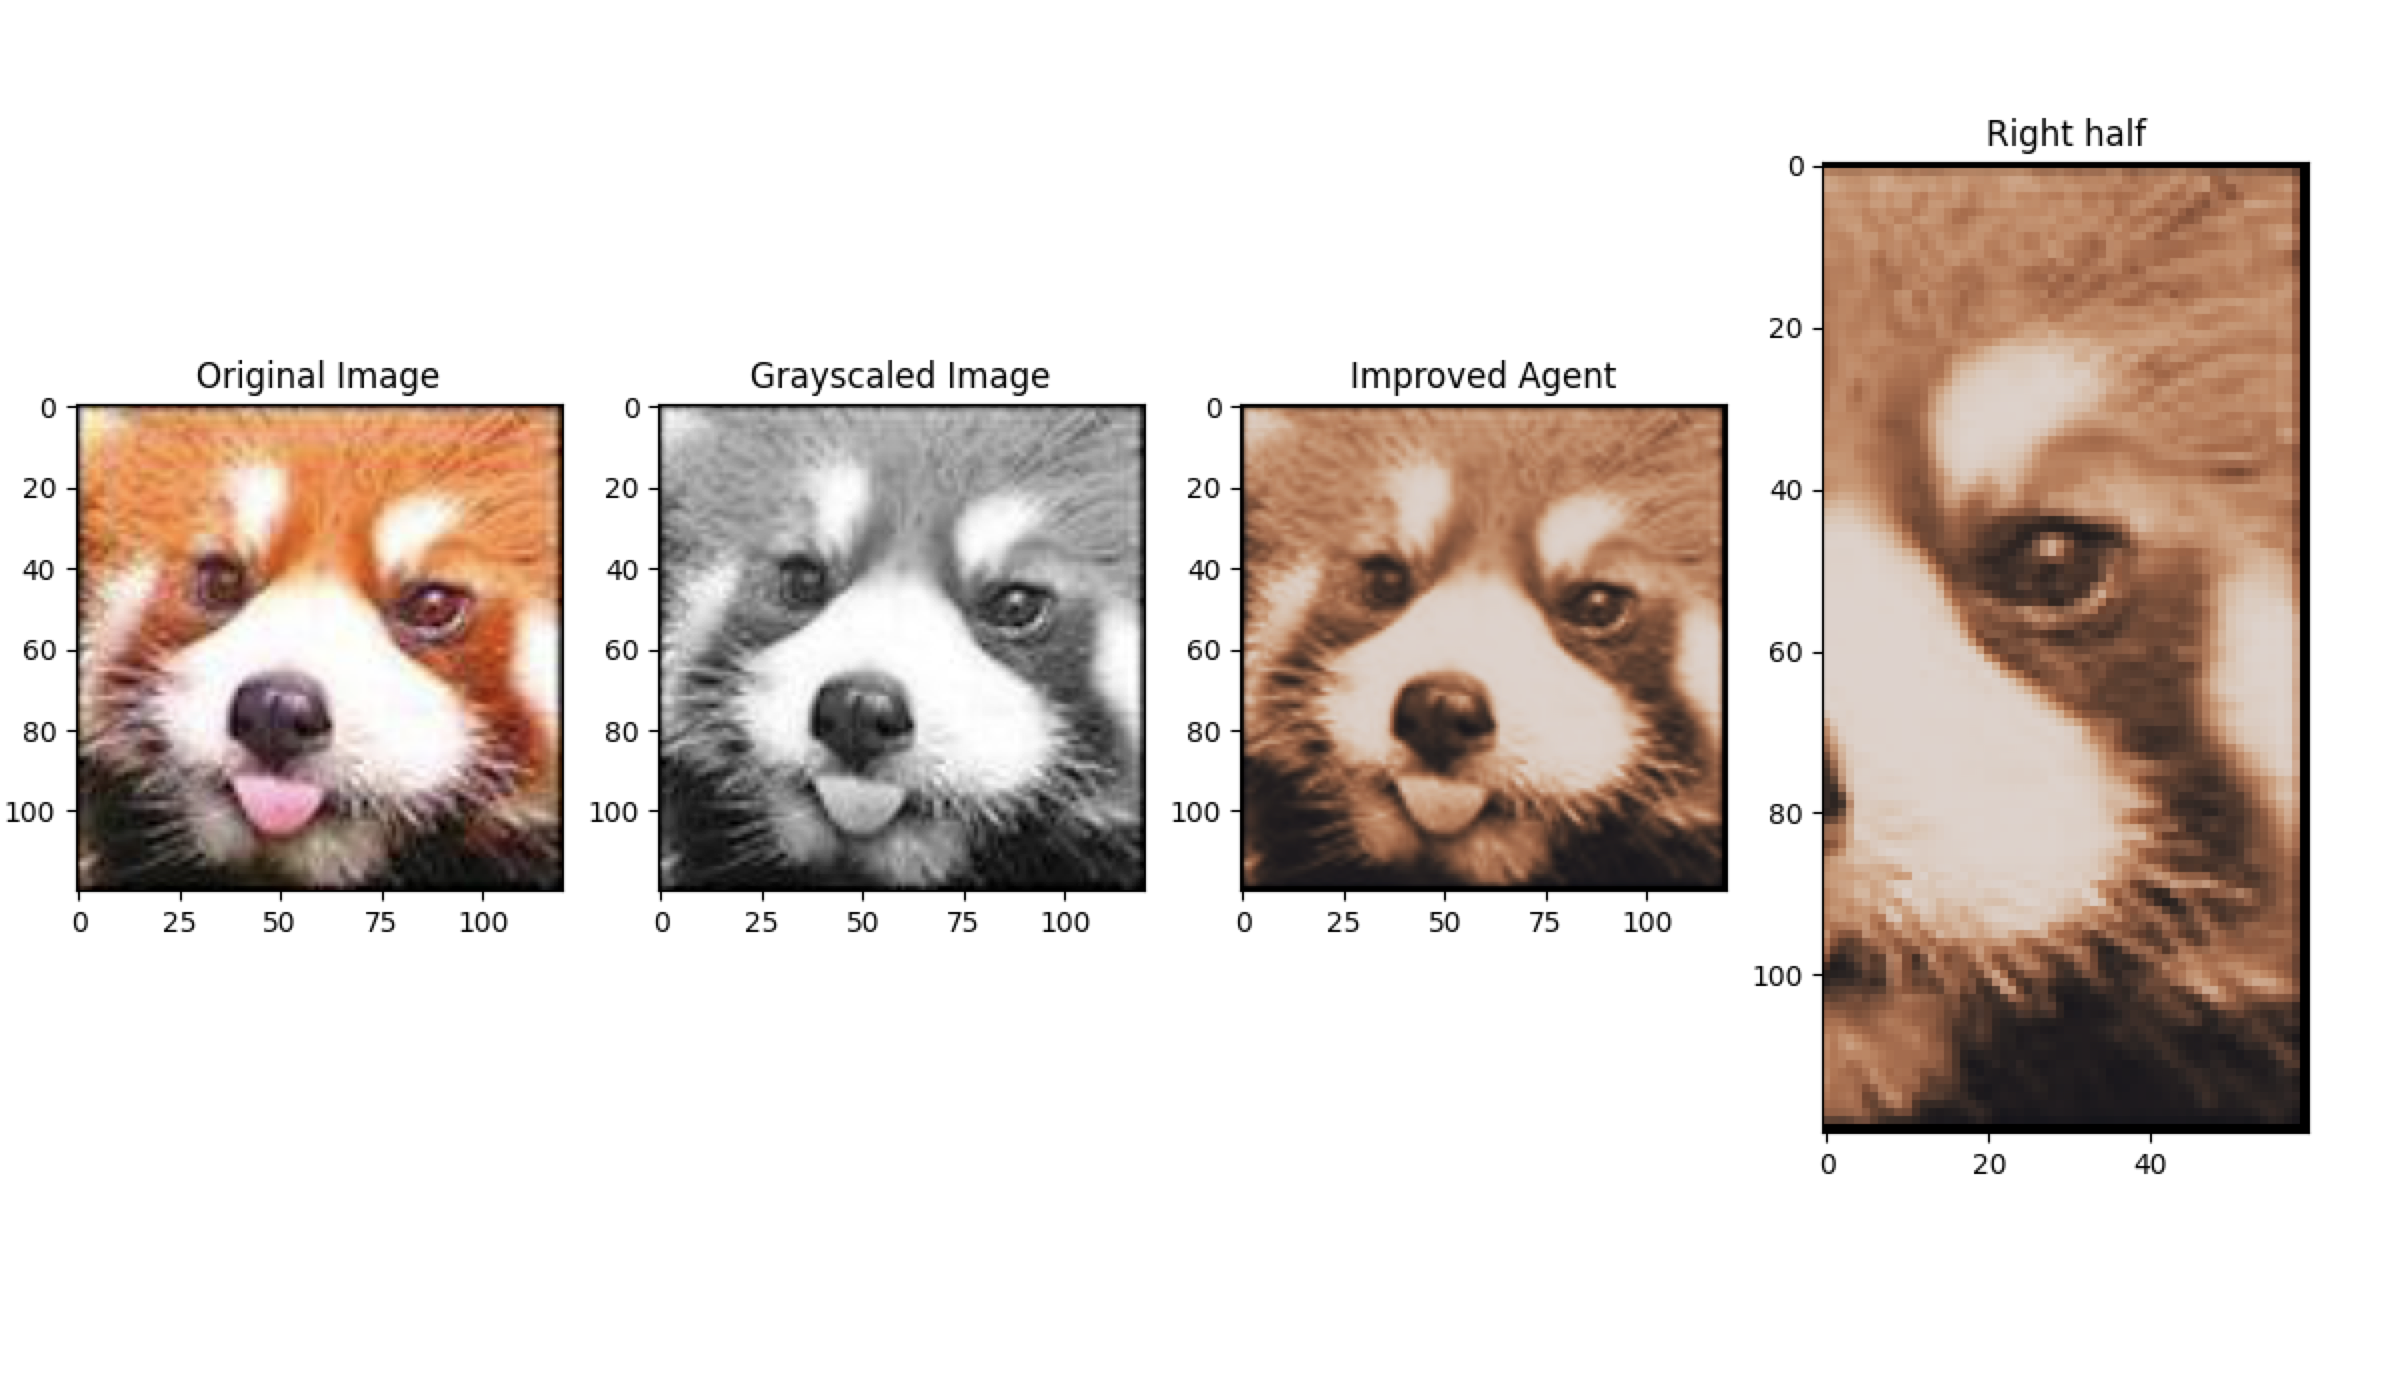

This figure's Python source:
######################## Created by Sriya Vudata (sv520) #########################

########### Import Statements ############
from random import uniform
from random import randint
import numpy as np
import math
from matplotlib import pyplot
from neuralnet import Node, Layer
##################### Common Functions (between agents) ########################

# converts the given image vector into a grayscale image
def grayscale(img):
    return np.dot(img[...,:3], [0.21, 0.72, 0.07])

############################# Improved Agent ##################################

# ## used in linear regression, which ended up not working and was thus not used
# def grad_descent(data, actual, epoch, alpha, in_dim, out_dim):
#     # initialize weight vector close to the zero vector (1x3)
#     w = np.array([uniform(0,0.01) for _ in range(in_dim[1])])
#     w[0] = w[0] * 5
#     # run the training through the data set epoch number of times
#     for _ in range(epoch):
#         mid = int(in_dim[0]/2)
#         # choose random index
#         r = randint(mid, len(data)-mid-1)
#         c = randint(mid, len(data[0])-mid-1)
#         print("(r,c) = " + str((r,c)))
#         print("w = " + str(w))
#         # get the X matrix of gray values
#         X = data[np.ix_(list(range(r-mid,r+mid+1)),list(range(c-mid,c+mid+1)))]
#         # compute the predicted color for l_img[r][c]
#         pred = np.matmul(w, X)
#         act = actual[r][c]
#         print("pred = " + str(pred))
#         print("act = " + str(act))
#         # compute the loss
#         mse = ((pred-act)**2).mean(axis=0)
#         print("MSE: " + str(mse))
#         # compute the partial difference
#         partial = 0
#         for i in range(len(pred)):
#             column = np.sum(X[:,i])
#             partial += (column*(pred[i]-act[i]))
#         partial *= (2/float(len(pred)))
#         #print("Partial = " + str(partial))
#         # compute new weight vector
#         w = w-(alpha*partial)
#     return w

## below is a neural network implementation using logistic regression

# gets weight vector and input data
def sigmoid(w, x):
    # dot sum the vectors
    # first add the bias term
    sum = w[-1]
    for i in range(len(x)):
        sum += (w[i]*x[i])
    # compute the sigmoid value
    sig = 1.0 + math.exp(-sum)
    return (1.0/sig)

# forward propogates the neural network
# nn: the neural network
# x: the given input data
def fwd_prop(nn, x):
    prev_out = x
    # iterate through each layer
    for l in nn:
        ins = []
        #print(prev_out)
        # iterate through each node in the layer and compute out
        for node in l.nodes:
            node.out = sigmoid( node.w, prev_out )
            ins.append(node.out)
        #ins.append(1)
        # set the previous layer's output as the current layer's input
        prev_out = ins
    # should return output of 1x3 vector
    return prev_out

# derivative function of sigmoid, used in backpropogation
def sig_der(out):
    return (1.0-out)*out

# backpropogation for training
# nn: the neural network
# y: actual output color
def back_prop(nn, y):
    # work our way backwards in the network
    for i in reversed(range(len(nn))):
        layer = nn[i]
        diff = []
        # if at the output layer, compute the first loss by iterating through nodes
        if i == len(nn)-1:
            for j in range(len(layer.nodes)):
                diff.append((layer.nodes[j].out-y[j]))
        # otherwise, use the derivative of the layer in front for each node
        else:
            for j in range(len(layer.nodes)):
                err = 0.0
                front_layer = nn[i+1]
                for node in front_layer.nodes:
                    err += (node.w[j]*node.derivative)
                diff.append(err)
        # for each node in layer, multiple accumulated error by sigma prime
        for j in range(len(layer.nodes)):
            node = layer.nodes[j]
            node.derivative = diff[j]*sig_der(node.out)

# updates the weights for each layer
# nn: the neural network
# x: input vector
# alpha: step size
def update_w(nn, x, alpha):
    for i in range(len(nn)):
        layer = nn[i]
        # update the bias separately
        # the first layer's inputs is the input vector
        ins = []
        if i == 0:
            ins = x[:-1]
        # otherwise the input to the layer is previous layer's output
        else:
            ins = [node.out for node in nn[i-1].nodes]
        # update each node in current layer
        for node in layer.nodes:
            for j in range(len(ins)):
                node.w[j] -= (alpha*node.derivative*ins[j])
            # update bias
            node.w[-1] -= (alpha*node.derivative)

# improved agent for colorization (currently using neural network)
def improved_agent(img, alpha, epoch):
    print("Running improved agent...")
    f, axes = pyplot.subplots(1,4)
    # display the original image
    axes[0].imshow(img)
    axes[0].set_title('Original Image')
    # display the grayscale image
    gray_img = grayscale(img)
    axes[1].imshow(gray_img, cmap='gray')
    axes[1].set_title('Grayscaled Image')
    # split the gray and original image into 2
    l_img, r_img = np.hsplit(img, 2)
    l_gr, r_gr = np.hsplit(gray_img, 2)

    # initialize the neural network as a list of layers
    # first hidden layer and output layer have 3 nodes for 3 color values
    # input: 1x9 vector
    # output: 1x3 vector
    nn = [None]*2
    nn[0] = Layer(n=20,inn=9)
    nn[1] = Layer(n=3,inn=20)
    # nn[2] = Layer(n=3, inn=10)
    for l in nn:
        for i in range(l.num_nodes):
            l.nodes[i] = Node(l.num_ins)

    ## TRAINING - using SGD
    for e in range(epoch):
        # choose random data point
        r = randint(1, len(l_gr)-2)
        c = randint(1, len(l_gr[0])-2)
        # 1x9 vector
        x_mat = l_gr[np.ix_(list(range(r-1,r+2)),list(range(c-1,c+2)))]
        x_flat = x_mat.flatten()
        x = np.multiply(x_flat,float(1/255))
        #x = np.append(x,1)
        #print("x: " + str(x))
        # actual color
        actual = np.multiply(l_img[r][c],float(1/255))
        # get the predicted color from forward propogation
        pred_color = fwd_prop(nn, x)
        diff = [float(pred_color[0])-float(actual[0]), float(pred_color[1])-float(actual[1]), float(pred_color[2])-float(actual[2])]
        err = 0.0
        for i in range(len(diff)):
            err += (diff[i]**2)
        err /= 3.0
        # update the weight vectors
        back_prop(nn, actual)
        update_w(nn, x, alpha)
        if e % 1000 == 0:
            print("step " + str(e))
            # print("x: " + str(x))
            # print("actual: " + str(actual) )
            # print("pred: " + str(pred_color) )
            print("error: " + str(err))


    # TESTING - use the model to recolor image
    new_img = []
    for r in range(len(gray_img)):
        new_img.append([])
        for c in range(len(gray_img[0])):
            if r == 0 or r == len(gray_img)-1 or c == 0 or c == len(gray_img[0])-1:
                new_img[r].append([0,0,0])
                continue
            x_mat = gray_img[np.ix_(list(range(r-1,r+2)),list(range(c-1,c+2)))]
            x_flat = x_mat.flatten()
            x = np.multiply(x_flat,float(1/255))
            #x = np.append(x,1)
            # compute the predicted color for l_img[r][c]
            color = fwd_prop(nn, x)
            # set the color
            new_img[r].append((np.multiply(color,225)))
    new_img = np.array(new_img).astype('uint8')
    _, right = np.hsplit(new_img, 2)
    axes[2].imshow(new_img)
    axes[2].set_title('Improved Agent')
    axes[3].imshow(right)
    axes[3].set_title('Right half')
    return right
